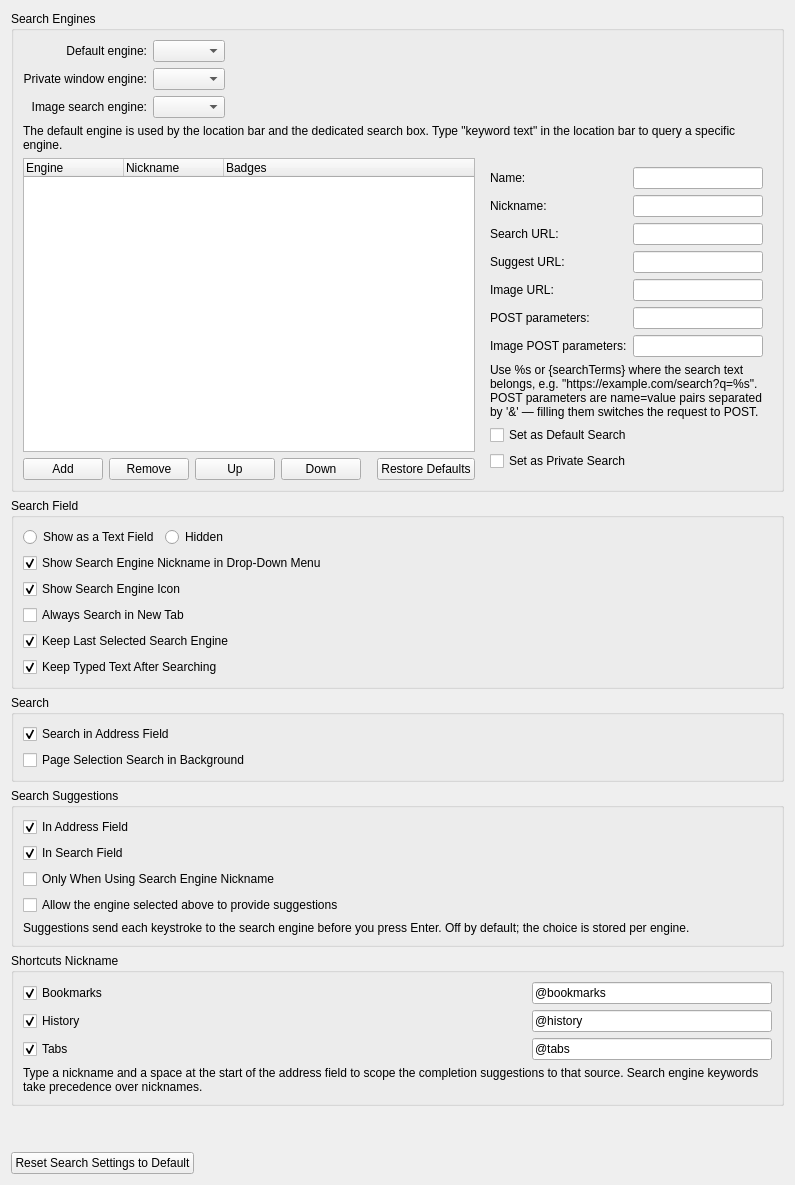
     <widget class="QWidget" name="tab_search">
      <layout class="QVBoxLayout" name="searchTabLayout">
       <item>
        <widget class="QGroupBox" name="enginesGroupBox">
         <property name="title">
          <string>Search Engines</string>
         </property>
         <layout class="QGridLayout" name="enginesGridLayout">
          <item row="0" column="0">
           <widget class="QLabel" name="defaultEngineLabel">
            <property name="text">
             <string>Default engine:</string>
            </property>
            <property name="alignment">
             <set>Qt::AlignRight|Qt::AlignTrailing|Qt::AlignVCenter</set>
            </property>
            <property name="buddy">
             <cstring>defaultEngineCombo</cstring>
            </property>
           </widget>
          </item>
          <item row="0" column="1" colspan="3">
           <widget class="QComboBox" name="defaultEngineCombo">
            <property name="sizePolicy">
             <sizepolicy hsizetype="Maximum" vsizetype="Fixed">
              <horstretch>0</horstretch>
              <verstretch>0</verstretch>
             </sizepolicy>
            </property>
            <property name="accessibleName">
             <string>Default search engine</string>
            </property>
           </widget>
          </item>
          <item row="0" column="4">
           <spacer name="enginesRowSpacer">
            <property name="orientation">
             <enum>Qt::Horizontal</enum>
            </property>
            <property name="sizeHint" stdset="0">
             <size>
              <width>40</width>
              <height>20</height>
             </size>
            </property>
           </spacer>
          </item>
          <item row="1" column="0">
           <widget class="QLabel" name="privateEngineLabel">
            <property name="text">
             <string>Private window engine:</string>
            </property>
            <property name="alignment">
             <set>Qt::AlignRight|Qt::AlignTrailing|Qt::AlignVCenter</set>
            </property>
            <property name="buddy">
             <cstring>privateEngineCombo</cstring>
            </property>
           </widget>
          </item>
          <item row="1" column="1" colspan="4">
           <widget class="QComboBox" name="privateEngineCombo">
            <property name="sizePolicy">
             <sizepolicy hsizetype="Maximum" vsizetype="Fixed">
              <horstretch>0</horstretch>
              <verstretch>0</verstretch>
             </sizepolicy>
            </property>
            <property name="toolTip">
             <string>Engine used by the location bar and the search field inside private and Tor windows.</string>
            </property>
            <property name="accessibleName">
             <string>Private window search engine</string>
            </property>
           </widget>
          </item>
          <item row="2" column="0">
           <widget class="QLabel" name="imageEngineLabel">
            <property name="text">
             <string>Image search engine:</string>
            </property>
            <property name="alignment">
             <set>Qt::AlignRight|Qt::AlignTrailing|Qt::AlignVCenter</set>
            </property>
            <property name="buddy">
             <cstring>imageEngineCombo</cstring>
            </property>
           </widget>
          </item>
          <item row="2" column="1" colspan="4">
           <widget class="QComboBox" name="imageEngineCombo">
            <property name="sizePolicy">
             <sizepolicy hsizetype="Maximum" vsizetype="Fixed">
              <horstretch>0</horstretch>
              <verstretch>0</verstretch>
             </sizepolicy>
            </property>
            <property name="toolTip">
             <string>Engine used by the &quot;Search Image&quot; context menu. Only engines that advertise an image-search endpoint are listed.</string>
            </property>
            <property name="accessibleName">
             <string>Image search engine</string>
            </property>
           </widget>
          </item>
          <item row="3" column="0" colspan="5">
           <widget class="QLabel" name="enginesHintLabel">
            <property name="text">
             <string>The default engine is used by the location bar and the dedicated search box. Type &quot;keyword text&quot; in the location bar to query a specific engine.</string>
            </property>
            <property name="wordWrap">
             <bool>true</bool>
            </property>
           </widget>
          </item>
          <item row="4" column="0" colspan="5">
           <layout class="QHBoxLayout" name="engineEditorLayout">
            <item>
             <layout class="QVBoxLayout" name="engineListSide">
              <item>
               <widget class="QTreeWidget" name="engineTree">
                <property name="accessibleName">
                 <string>Search engine list</string>
                </property>
                <property name="rootIsDecorated">
                 <bool>false</bool>
                </property>
                <property name="itemsExpandable">
                 <bool>false</bool>
                </property>
                <property name="uniformRowHeights">
                 <bool>true</bool>
                </property>
                <property name="allColumnsShowFocus">
                 <bool>true</bool>
                </property>
                <property name="selectionMode">
                 <enum>QAbstractItemView::SingleSelection</enum>
                </property>
                <property name="minimumSize">
                 <size>
                  <width>250</width>
                  <height>140</height>
                 </size>
                </property>
                <column>
                 <property name="text">
                  <string>Engine</string>
                 </property>
                </column>
                <column>
                 <property name="text">
                  <string>Nickname</string>
                 </property>
                </column>
                <column>
                 <property name="text">
                  <string>Badges</string>
                 </property>
                </column>
               </widget>
              </item>
              <item>
               <layout class="QHBoxLayout" name="engineListButtons">
                <item>
                 <widget class="QPushButton" name="engineAddButton">
                  <property name="toolTip">
                   <string>Add a new search engine</string>
                  </property>
                  <property name="text">
                   <string>Add</string>
                  </property>
                 </widget>
                </item>
                <item>
                 <widget class="QPushButton" name="engineRemoveButton">
                  <property name="toolTip">
                   <string>Remove the selected engine</string>
                  </property>
                  <property name="text">
                   <string>Remove</string>
                  </property>
                 </widget>
                </item>
                <item>
                 <widget class="QPushButton" name="engineUpButton">
                  <property name="toolTip">
                   <string>Move the selected engine up in the list</string>
                  </property>
                  <property name="text">
                   <string>Up</string>
                  </property>
                 </widget>
                </item>
                <item>
                 <widget class="QPushButton" name="engineDownButton">
                  <property name="toolTip">
                   <string>Move the selected engine down in the list</string>
                  </property>
                  <property name="text">
                   <string>Down</string>
                  </property>
                 </widget>
                </item>
                <item>
                 <spacer name="engineButtonsSpacer">
                  <property name="orientation">
                   <enum>Qt::Horizontal</enum>
                  </property>
                  <property name="sizeHint" stdset="0">
                   <size>
                    <width>10</width>
                    <height>20</height>
                   </size>
                  </property>
                 </spacer>
                </item>
                <item>
                 <widget class="QPushButton" name="engineDefaultsButton">
                  <property name="toolTip">
                   <string>Re-add the bundled search engines and refresh them to their shipped defaults</string>
                  </property>
                  <property name="text">
                   <string>Restore Defaults</string>
                  </property>
                 </widget>
                </item>
               </layout>
              </item>
             </layout>
            </item>
            <item>
             <widget class="QWidget" name="engineEditPane" native="true">
              <layout class="QFormLayout" name="engineFormLayout">
               <item row="0" column="0">
                <widget class="QLabel" name="engineNameLabel">
                 <property name="text">
                  <string>Name:</string>
                 </property>
                 <property name="buddy">
                  <cstring>engineNameEdit</cstring>
                 </property>
                </widget>
               </item>
               <item row="0" column="1">
                <widget class="QLineEdit" name="engineNameEdit">
                 <property name="maximumSize">
                  <size>
                   <width>240</width>
                   <height>16777215</height>
                  </size>
                 </property>
                 <property name="accessibleName">
                  <string>Engine name</string>
                 </property>
                </widget>
               </item>
               <item row="1" column="0">
                <widget class="QLabel" name="engineNicknameLabel">
                 <property name="text">
                  <string>Nickname:</string>
                 </property>
                 <property name="buddy">
                  <cstring>engineNicknameEdit</cstring>
                 </property>
                </widget>
               </item>
               <item row="1" column="1">
                <widget class="QLineEdit" name="engineNicknameEdit">
                 <property name="maximumSize">
                  <size>
                   <width>240</width>
                   <height>16777215</height>
                  </size>
                 </property>
                 <property name="toolTip">
                  <string>Keyword(s) for the location bar, e.g. &quot;ddg cats&quot; searches with the engine whose nickname is ddg. Separate multiple nicknames with commas.</string>
                 </property>
                 <property name="accessibleName">
                  <string>Engine nickname</string>
                 </property>
                </widget>
               </item>
               <item row="2" column="0">
                <widget class="QLabel" name="engineUrlLabel">
                 <property name="text">
                  <string>Search URL:</string>
                 </property>
                 <property name="buddy">
                  <cstring>engineUrlEdit</cstring>
                 </property>
                </widget>
               </item>
               <item row="2" column="1">
                <widget class="QLineEdit" name="engineUrlEdit">
                 <property name="maximumSize">
                  <size>
                   <width>480</width>
                   <height>16777215</height>
                  </size>
                 </property>
                 <property name="accessibleName">
                  <string>Engine search URL</string>
                 </property>
                </widget>
               </item>
               <item row="3" column="0">
                <widget class="QLabel" name="engineSuggestUrlLabel">
                 <property name="text">
                  <string>Suggest URL:</string>
                 </property>
                 <property name="buddy">
                  <cstring>engineSuggestUrlEdit</cstring>
                 </property>
                </widget>
               </item>
               <item row="3" column="1">
                <widget class="QLineEdit" name="engineSuggestUrlEdit">
                 <property name="maximumSize">
                  <size>
                   <width>480</width>
                   <height>16777215</height>
                  </size>
                 </property>
                 <property name="accessibleName">
                  <string>Suggestions URL</string>
                 </property>
                </widget>
               </item>
               <item row="4" column="0">
                <widget class="QLabel" name="engineImageUrlLabel">
                 <property name="text">
                  <string>Image URL:</string>
                 </property>
                 <property name="buddy">
                  <cstring>engineImageUrlEdit</cstring>
                 </property>
                </widget>
               </item>
               <item row="4" column="1">
                <widget class="QLineEdit" name="engineImageUrlEdit">
                 <property name="maximumSize">
                  <size>
                   <width>480</width>
                   <height>16777215</height>
                  </size>
                 </property>
                 <property name="accessibleName">
                  <string>Image search URL</string>
                 </property>
                </widget>
               </item>
               <item row="5" column="0">
                <widget class="QLabel" name="enginePostParamsLabel">
                 <property name="text">
                  <string>POST parameters:</string>
                 </property>
                 <property name="buddy">
                  <cstring>enginePostParamsEdit</cstring>
                 </property>
                </widget>
               </item>
               <item row="5" column="1">
                <widget class="QLineEdit" name="enginePostParamsEdit">
                 <property name="maximumSize">
                  <size>
                   <width>480</width>
                   <height>16777215</height>
                  </size>
                 </property>
                 <property name="accessibleName">
                  <string>Search POST parameters</string>
                 </property>
                </widget>
               </item>
               <item row="6" column="0">
                <widget class="QLabel" name="engineImagePostParamsLabel">
                 <property name="text">
                  <string>Image POST parameters:</string>
                 </property>
                 <property name="buddy">
                  <cstring>engineImagePostParamsEdit</cstring>
                 </property>
                </widget>
               </item>
               <item row="6" column="1">
                <widget class="QLineEdit" name="engineImagePostParamsEdit">
                 <property name="maximumSize">
                  <size>
                   <width>480</width>
                   <height>16777215</height>
                  </size>
                 </property>
                 <property name="accessibleName">
                  <string>Image search POST parameters</string>
                 </property>
                </widget>
               </item>
               <item row="7" column="0" colspan="2">
                <widget class="QLabel" name="engineUrlHint">
                 <property name="text">
                  <string>Use %s or {searchTerms} where the search text belongs, e.g. &quot;https://example.com/search?q=%s&quot;. POST parameters are name=value pairs separated by '&amp;' — filling them switches the request to POST.</string>
                 </property>
                 <property name="wordWrap">
                  <bool>true</bool>
                 </property>
                </widget>
               </item>
               <item row="8" column="0" colspan="2">
                <widget class="QCheckBox" name="engineDefaultCheck">
                 <property name="text">
                  <string>Set as Default Search</string>
                 </property>
                </widget>
               </item>
               <item row="9" column="0" colspan="2">
                <widget class="QCheckBox" name="enginePrivateCheck">
                 <property name="toolTip">
                  <string>Use this engine in private and Tor windows.</string>
                 </property>
                 <property name="text">
                  <string>Set as Private Search</string>
                 </property>
                </widget>
               </item>
              </layout>
             </widget>
            </item>
           </layout>
          </item>
         </layout>
        </widget>
       </item>
       <item>
        <widget class="QGroupBox" name="searchFieldGroupBox">
         <property name="title">
          <string>Search Field</string>
         </property>
         <layout class="QGridLayout" name="searchFieldGridLayout">
          <item row="0" column="0">
           <widget class="QRadioButton" name="searchFieldRadio">
            <property name="toolTip">
             <string>Show a dedicated search field next to the location bar.</string>
            </property>
            <property name="text">
             <string>Show as a Text Field</string>
            </property>
           </widget>
          </item>
          <item row="0" column="1">
           <widget class="QRadioButton" name="searchButtonRadio">
            <property name="toolTip">
             <string>Hide the search field entirely; web searches go through the location bar.</string>
            </property>
            <property name="text">
             <string>Hidden</string>
            </property>
           </widget>
          </item>
          <item row="0" column="2">
           <spacer name="searchFieldRowSpacer">
            <property name="orientation">
             <enum>Qt::Horizontal</enum>
            </property>
            <property name="sizeHint" stdset="0">
             <size>
              <width>40</width>
              <height>20</height>
             </size>
            </property>
           </spacer>
          </item>
          <item row="1" column="0" colspan="3">
           <widget class="QCheckBox" name="showEngineNicknameCheck">
            <property name="text">
             <string>Show Search Engine Nickname in Drop-Down Menu</string>
            </property>
            <property name="checked">
             <bool>true</bool>
            </property>
           </widget>
          </item>
          <item row="2" column="0" colspan="3">
           <widget class="QCheckBox" name="showEngineIconCheck">
            <property name="text">
             <string>Show Search Engine Icon</string>
            </property>
            <property name="checked">
             <bool>true</bool>
            </property>
           </widget>
          </item>
          <item row="3" column="0" colspan="3">
           <widget class="QCheckBox" name="alwaysNewTabCheck">
            <property name="text">
             <string>Always Search in New Tab</string>
            </property>
           </widget>
          </item>
          <item row="4" column="0" colspan="3">
           <widget class="QCheckBox" name="keepFieldEngineCheck">
            <property name="toolTip">
             <string>Keep the engine last picked in the search field. When off, the field reverts to the default engine after each search.</string>
            </property>
            <property name="text">
             <string>Keep Last Selected Search Engine</string>
            </property>
            <property name="checked">
             <bool>true</bool>
            </property>
           </widget>
          </item>
          <item row="5" column="0" colspan="3">
           <widget class="QCheckBox" name="keepTypedTextCheck">
            <property name="text">
             <string>Keep Typed Text After Searching</string>
            </property>
            <property name="checked">
             <bool>true</bool>
            </property>
           </widget>
          </item>
         </layout>
        </widget>
       </item>
       <item>
        <widget class="QGroupBox" name="searchOptionsGroupBox">
         <property name="title">
          <string>Search</string>
         </property>
         <layout class="QVBoxLayout" name="searchOptionsLayout">
          <item>
           <widget class="QCheckBox" name="searchEngineFallback">
            <property name="toolTip">
             <string>Use the search engine as fallback when the text typed in the location bar is not a valid URL.</string>
            </property>
            <property name="text">
             <string>Search in Address Field</string>
            </property>
            <property name="checked">
             <bool>true</bool>
            </property>
           </widget>
          </item>
          <item>
           <widget class="QCheckBox" name="selectionSearchBackgroundCheck">
            <property name="toolTip">
             <string>Open the results of the &quot;Search with&quot; context menu in a background tab.</string>
            </property>
            <property name="text">
             <string>Page Selection Search in Background</string>
            </property>
           </widget>
          </item>
         </layout>
        </widget>
       </item>
       <item>
        <widget class="QGroupBox" name="searchSuggestionsGroupBox">
         <property name="title">
          <string>Search Suggestions</string>
         </property>
         <layout class="QGridLayout" name="suggestionsGridLayout">
          <item row="0" column="0" colspan="2">
           <widget class="QCheckBox" name="suggestInAddressFieldCheck">
            <property name="text">
             <string>In Address Field</string>
            </property>
            <property name="checked">
             <bool>true</bool>
            </property>
           </widget>
          </item>
          <item row="1" column="0" colspan="2">
           <widget class="QCheckBox" name="suggestInSearchFieldCheck">
            <property name="text">
             <string>In Search Field</string>
            </property>
            <property name="checked">
             <bool>true</bool>
            </property>
           </widget>
          </item>
          <item row="2" column="0" colspan="2">
           <widget class="QCheckBox" name="suggestOnlyWithKeywordCheck">
            <property name="toolTip">
             <string>The address field only asks for suggestions once the input starts with a search engine's keyword.</string>
            </property>
            <property name="text">
             <string>Only When Using Search Engine Nickname</string>
            </property>
           </widget>
          </item>
          <item row="3" column="0" colspan="2">
           <widget class="QCheckBox" name="searchSuggestionsCheckBox">
            <property name="text">
             <string>Allow the engine selected above to provide suggestions</string>
            </property>
           </widget>
          </item>
          <item row="4" column="0" colspan="2">
           <widget class="QLabel" name="searchSuggestionsHint">
            <property name="text">
             <string>Suggestions send each keystroke to the search engine before you press Enter. Off by default; the choice is stored per engine.</string>
            </property>
            <property name="wordWrap">
             <bool>true</bool>
            </property>
           </widget>
          </item>
         </layout>
        </widget>
       </item>
       <item>
        <widget class="QGroupBox" name="shortcutNicknamesGroupBox">
         <property name="title">
          <string>Shortcuts Nickname</string>
         </property>
         <layout class="QGridLayout" name="shortcutNicknamesLayout">
          <item row="0" column="0">
           <widget class="QCheckBox" name="shortcutBookmarksCheck">
            <property name="text">
             <string>Bookmarks</string>
            </property>
            <property name="checked">
             <bool>true</bool>
            </property>
           </widget>
          </item>
          <item row="0" column="1">
           <widget class="QLineEdit" name="shortcutBookmarksToken">
            <property name="maximumSize">
             <size>
              <width>240</width>
              <height>16777215</height>
             </size>
            </property>
            <property name="toolTip">
             <string>Type this nickname followed by a space in the address field to complete only matching bookmarks.</string>
            </property>
            <property name="accessibleName">
             <string>Bookmarks shortcut nickname</string>
            </property>
            <property name="text">
             <string>@bookmarks</string>
            </property>
           </widget>
          </item>
          <item row="1" column="0">
           <widget class="QCheckBox" name="shortcutHistoryCheck">
            <property name="text">
             <string>History</string>
            </property>
            <property name="checked">
             <bool>true</bool>
            </property>
           </widget>
          </item>
          <item row="1" column="1">
           <widget class="QLineEdit" name="shortcutHistoryToken">
            <property name="maximumSize">
             <size>
              <width>240</width>
              <height>16777215</height>
             </size>
            </property>
            <property name="toolTip">
             <string>Type this nickname followed by a space in the address field to complete only matching history entries.</string>
            </property>
            <property name="accessibleName">
             <string>History shortcut nickname</string>
            </property>
            <property name="text">
             <string>@history</string>
            </property>
           </widget>
          </item>
          <item row="2" column="0">
           <widget class="QCheckBox" name="shortcutTabsCheck">
            <property name="text">
             <string>Tabs</string>
            </property>
            <property name="checked">
             <bool>true</bool>
            </property>
           </widget>
          </item>
          <item row="2" column="1">
           <widget class="QLineEdit" name="shortcutTabsToken">
            <property name="maximumSize">
             <size>
              <width>240</width>
              <height>16777215</height>
             </size>
            </property>
            <property name="toolTip">
             <string>Type this nickname followed by a space in the address field to complete only matching open tabs. Picking a tab switches to it.</string>
            </property>
            <property name="accessibleName">
             <string>Tabs shortcut nickname</string>
            </property>
            <property name="text">
             <string>@tabs</string>
            </property>
           </widget>
          </item>
          <item row="3" column="0" colspan="2">
           <widget class="QLabel" name="shortcutNicknamesHint">
            <property name="text">
             <string>Type a nickname and a space at the start of the address field to scope the completion suggestions to that source. Search engine keywords take precedence over nicknames.</string>
            </property>
            <property name="wordWrap">
             <bool>true</bool>
            </property>
           </widget>
          </item>
         </layout>
        </widget>
       </item>
       <item>
        <spacer name="searchVerticalSpacer">
         <property name="orientation">
          <enum>Qt::Vertical</enum>
         </property>
         <property name="sizeHint" stdset="0">
          <size>
           <width>20</width>
           <height>40</height>
          </size>
         </property>
        </spacer>
       </item>
       <item>
        <layout class="QHBoxLayout" name="searchResetLayout">
         <item>
          <widget class="QPushButton" name="resetSearchButton">
           <property name="text">
            <string>Reset Search Settings to Default</string>
           </property>
          </widget>
         </item>
         <item>
          <spacer name="searchResetSpacer">
           <property name="orientation">
            <enum>Qt::Horizontal</enum>
           </property>
           <property name="sizeHint" stdset="0">
            <size>
             <width>40</width>
             <height>20</height>
            </size>
           </property>
          </spacer>
         </item>
        </layout>
       </item>
      </layout>
     </widget>
